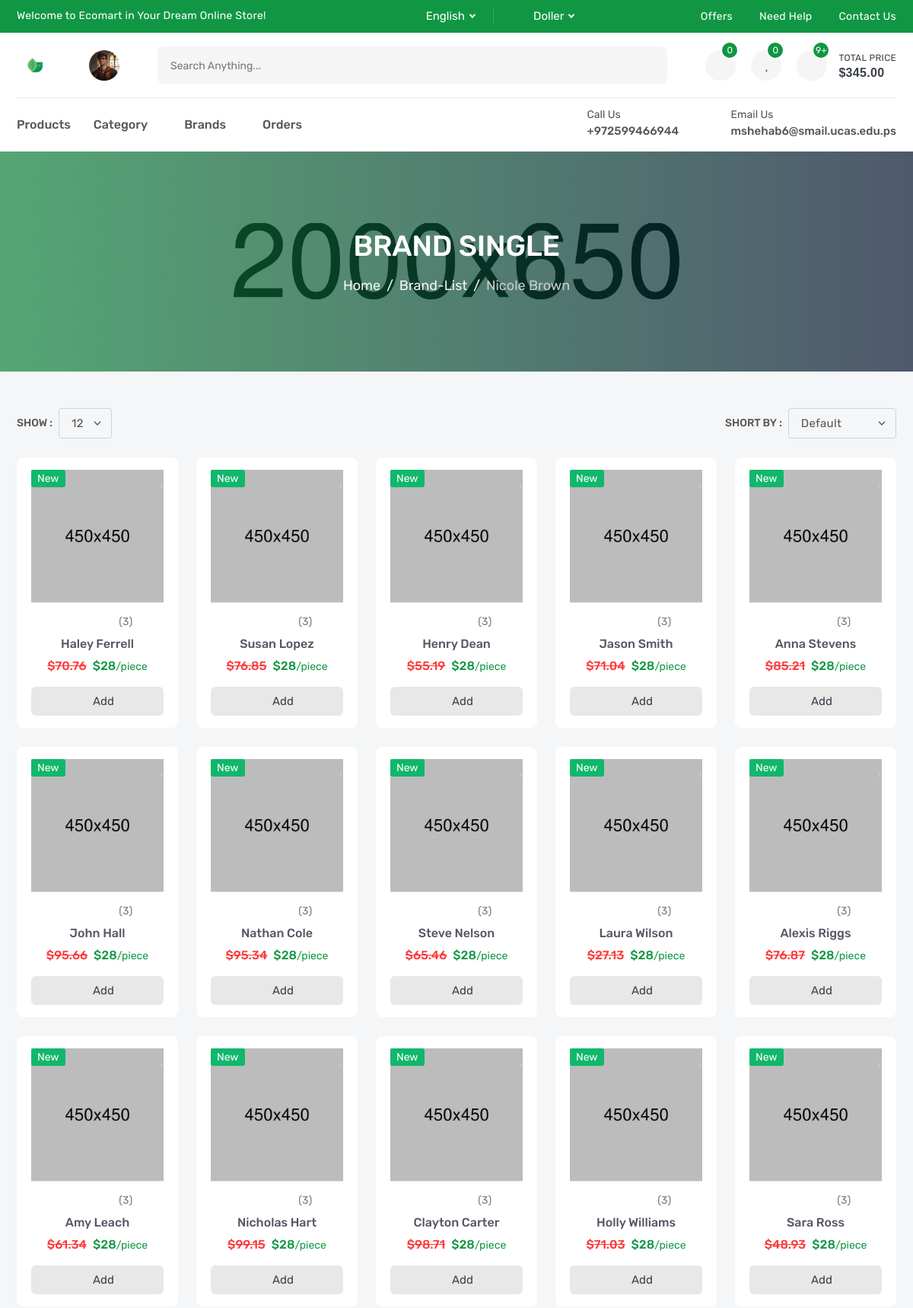
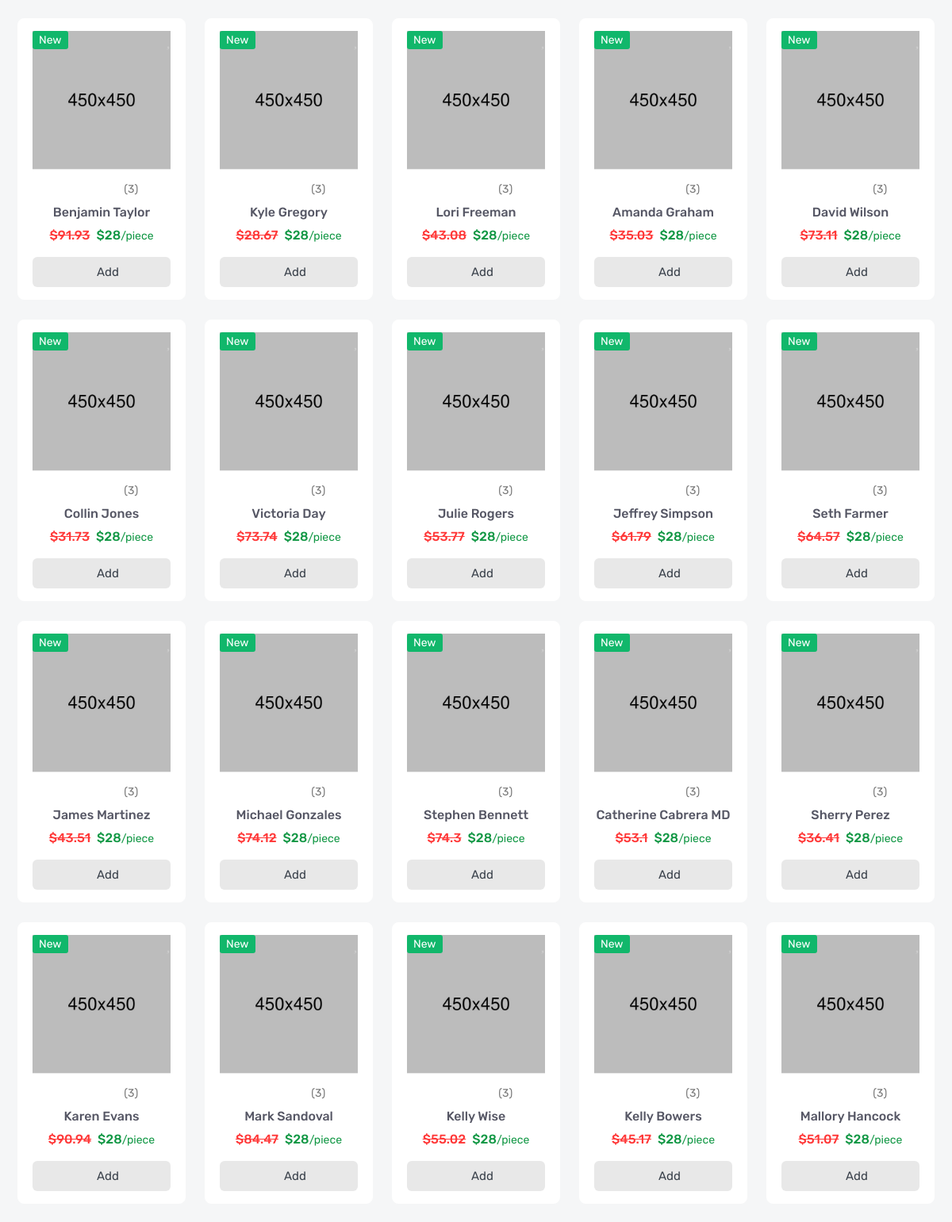
The app's page /products/brand/nicole-brown (signed in, upper part) with its own data (2 pictures, top to bottom).
### settings/models.py (models this page shows, shortened)
class Company(models.Model):
    name = models.CharField(_("Name"), max_length=50)
    logo = models.ImageField(_("Logo"), upload_to='company/')
    about = models.CharField(_("About"), max_length=300)
    fb_link = models.URLField(_("Facebook Link"), blank=True, null=True)
    tw_link = models.URLField(_("Twitter Link"), blank=True, null=True)
    ins_link = models.URLField(_("Instagram Link"), blank=True, null=True)
    email = models.EmailField(_("Email"), max_length=30)
    phone_number = models.CharField(_("Phone Number"), max_length=20)
    address = models.CharField(_("Address"), max_length=100)

### accounts/models.py (models this page shows, shortened)
class Profile(models.Model):
    user = models.OneToOneField(User, related_name='Profile', on_delete= models.CASCADE)
    image = models.ImageField(upload_to='profile/', null=True, blank=True)
    code = models.CharField(default=generate_code, max_length=8)
    code_used = models.BooleanField(default=False)

### products/models.py (models this page shows, shortened)
class Brand(models.Model):
    name = models.CharField(_("Name"), max_length=50)
    image = models.ImageField(_("Image"), upload_to='brand/')
    slug = models.SlugField(_("Slug"), null=True, blank= True)
    def __str__(self):
        return self.name

class Product(models.Model):
    name = models.CharField(_("Name"), max_length=100)
    sku = models.IntegerField(_("SKU"))
    brand = models.ForeignKey('Brand', related_name='product_brand', verbose_name=_("Brand"), on_delete=models.SET_NULL, null=True, blank= True)
    price = models.FloatField(_("Price"))
    desc = models.TextField(_("Desc"), max_length=10000)
    tags = TaggableManager(blank=True)
    flag = models.CharField(_("Flag"), max_length=10, choices=FLAG_TYPE)
    category = models.ForeignKey('Category', related_name='product_category', verbose_name=_("Category"), on_delete=models.SET_NULL, null=True, blank= True)
    slug = models.SlugField(_("Slug"), null=True, blank= True)
    image = models.ImageField(_("Image"), upload_to='Product/')
    quantity = models.IntegerField(_("Quantity"), default=0)
    video_url = models.URLField(_("VideoUrl"), null=True, blank= True)
    objects = ProductManager()
    def __str__(self):
       return self.name

### products/views.py (the view)
# urls.py: path('brand/<slug:slug>',BrandDetail.as_view(),name='brand_detail'),
class BrandDetail(DetailView):
    model = Brand
    def get_context_data(self, **kwargs):
        context = super().get_context_data(**kwargs)
        brand = self.get_object()
        context["brand_products"] = Product.objects.filter(brand = brand)
        return context

### accounts/user_context_processor.py (called while the page is built)
def get_user(request):
    profile = Profile.objects.get(user = request.user)
    return {'profile':profile}

### orders/cart_context_processor.py (called while the page is built)
def get_or_create_cart(request):
    if request.user.is_authenticated:
        cart, created = CartOrder.objects.get_or_create(user=request.user, order_status='Inprogress')
        cart_details = CartDetail.objects.filter(order=cart.id)
        return {'cart':cart, 'cart_details':cart_details }

### orders/models.py (called while the page is built)
    def get_total(self):
        total = 0
        cart_details = self.cart_detail.all()
        for product in cart_details:
            total += product.total
        return total

### products/models.py (called while the page is built)
    def get_queryset(self):
        return ProductQueryset(self.model, using=self._db)

### products/products_context_processor.py (called while the page is built)
def get_brands(request):
    brands = Brand.objects.all()
    return {'c_brands':brands}

### products/templates/products/brand_detail.html (shortened to what this page needs)
{% extends 'base.html' %}
{% block body %}
        <section class="single-banner" style="background: url(images/single-banner.jpg) no-repeat center;">
            <div class="container">
                <h2>Brand Single</h2>
                <ol class="breadcrumb">
                    <li class="breadcrumb-item"><a href="index.html">Home</a></li>
                    <li class="breadcrumb-item"><a href="brand-list.html">brand-list</a></li>
                    <li class="breadcrumb-item active" aria-current="page">{{brand}}</li>
                </ol>
            </div>
        </section>
        <section class="inner-section shop-part mt-5">
            <div class="container">
                <div class="row">
                    <div class="col-lg-12">
                        <div class="top-filter">
                            <div class="filter-show">
                                <label class="filter-label">Show :</label>
                                <select class="form-select filter-select">
                                    <option value="1">12</option>
                                </select>
                            </div>
                            <div class="filter-short">
                                <label class="filter-label">Short by :</label>
                                <select class="form-select filter-select">
                                    <option selected>default</option>
                                </select>
                            </div>
                        </div>
                    </div>
                </div>
                <div class="row row-cols-2 row-cols-md-3 row-cols-lg-3 row-cols-xl-5">
                    {% for product in brand_products %}
                    <div class="col">
                        <div class="product-card">
                            <div class="product-media">
                                <div class="product-label">
                                    <label class="label-text new">new</label>
                                </div>
                                <button class="product-wish wish">
                                    <i class="fas fa-heart"></i>
                                </button>
                                <a class="product-image" href="product-video.html">
                                    <img src="images/product/01.jpg" alt="product">
                                </a>
                            </div>
                            <div class="product-content">
                                <div class="product-rating">
                                    <i class="active icofont-star"></i>
                                    <i class="active icofont-star"></i>
                                    <i class="active icofont-star"></i>
                                    <i class="active icofont-star"></i>
                                    <i class="icofont-star"></i>
                                    <a href="product-video.html">(3)</a>
                                </div>
                                <h6 class="product-name">
                                    <a href="product-video.html">{{product.name}}</a>
                                </h6>
                                <h6 class="product-price">
                                    <del>${{product.price}}</del>
                                    <span>$28<small>/piece</small></span>
                                </h6>
                                <button class="product-add" title="Add to Cart">
                                    <i class="fas fa-shopping-basket"></i>
                                    <span>add</span>
                                </button>
                            </div>
                        </div>
                    </div>
                    {% endfor %}
                </div>
            </div>
        </section>
{% endblock body %}

### templates/base.html (shortened to what this page needs)
{% load static %}
<!DOCTYPE html>
<html lang="en">
    <head>
        <link rel="stylesheet" href=" {% static 'fonts/flaticon/flaticon.css' %}">
        <link rel="stylesheet" href=" {% static 'fonts/icofont/icofont.min.css' %}">
        <link rel="stylesheet" href="{% static 'fonts/fontawesome/fontawesome.min.css' %}">
        <link rel="stylesheet" href="{% static 'vendor/venobox/venobox.min.css' %}">
        <link rel="stylesheet" href="{% static 'vendor/slickslider/slick.min.css' %}">
        <link rel="stylesheet" href="{% static 'vendor/niceselect/nice-select.min.css' %}">
        <link rel="stylesheet" href="{% static 'vendor/bootstrap/bootstrap.min.css' %}">
        <link rel="stylesheet" href="{% static 'css/main.css' %}">
        {% block static %}
            <link rel="stylesheet" href="{% static 'css/index.css' %}">
        {% endblock static %}
    </head>
    <body>
        <div class="header-top">
            <div class="container">
                <div class="row">
                    <div class="col-md-12 col-lg-5">
                        <div class="header-top-welcome">
                            <p>Welcome to Ecomart in Your Dream Online Store!</p>
                        </div>
                    </div>
                    <div class="col-md-5 col-lg-3">
                        <div class="header-top-select">
                            <div class="header-select">
                                <i class="icofont-world"></i>
                            </div>
                            <div class="header-select">
                                <i class="icofont-money"></i>
                            </div>
                        </div>
                    </div>
                    <div class="col-md-7 col-lg-4">
                        <ul class="header-top-list">
                            <li><a href="offer.html">offers</a></li>
                            <li><a href="faq.html">need help</a></li>
                            <li><a href="contact.html">contact us</a></li>
                        </ul>
                    </div>
                </div>
            </div>
        </div>
        <header class="header-part">
            <div class="container">
                <div class="header-content">
                    <a href="/" class="header-logo">
                        <img src="{{site_info.logo.url}}" alt="logo">
                    </a>
                        {% if user.is_authenticated %}
                            <a href="{% url 'accounts:profile' %}" class="header-widget" title="My Account">
                                <img src="{{profile.image.url}}" alt="user">
                            </a>
                        {% else %}
                            <a href="{% url 'login' %}" class="header-widget" title="My Account">
                                <span>join</span>
                            </a>
                        {% endif %}
                    <form class="header-form">
                        <input type="text" placeholder="Search anything...">
                        <button><i class="fas fa-search"></i></button>
                    </form>
                    <div class="header-widget-group">
                        <a href="compare.html" class="header-widget" title="Compare List">
                            <i class="fas fa-random"></i>
                            <sup>0</sup>
                        </a>
                        <a href="wishlist.html" class="header-widget" title="Wishlist">
                            <i class="fas fa-heart"></i>
                            <sup>0</sup>
                        </a>
                        <button class="header-widget header-cart" title="Cartlist">
                            <i class="fas fa-shopping-basket"></i>
                            <sup>9+</sup>
                            <span>total price<small>$345.00</small></span>
                        </button>
                    </div>
                </div>
            </div>
        </header>
        <nav class="navbar-part">
            <div class="container">
                <div class="row">
                    <div class="col-lg-12">
                        <div class="navbar-content">
                            <ul class="navbar-list">
                                <li class="navbar-item dropdown-megamenu">
                                    <a class="navbar-link" href="{% url 'products:product_list' %}">products</a>
                                </li>
                                <li class="navbar-item dropdown-megamenu">
                                    <a class="navbar-link dropdown-arrow" href="#">category</a>
                                </li>
                                <li class="navbar-item dropdown">
                                    <a class="navbar-link dropdown-arrow" href="#">brands</a>
                                </li>
                                <li class="navbar-item dropdown">
                                    <a class="navbar-link" href="{% url 'orders:order_list' %}">orders</a>
                                </li>
                            </ul>
                            <div class="navbar-info-group">
                                <div class="navbar-info">
                                    <i class="icofont-ui-touch-phone"></i>
                                    <p>
                                        <small>call us</small>
                                        <span>{{site_info.phone_number}}</span>
                                    </p>
                                </div>
                                <div class="navbar-info">
                                    <i class="icofont-ui-email"></i>
                                    <p>
                                        <small>email us</small>
                                        <span>{{site_info.email}}</span>
                                    </p>
                                </div>
                            </div>
                        </div>
                    </div>
                </div>
            </div>
        </nav>
        {% block body %}
        {% endblock body %}
    </body>
</html>

### records on screen
Company: logo (picture), phone_number "+972599466944", email "mshehab6@smail.ucas.edu.ps"
Profile: image (placeholder picture)
Brand: name "Nicole Brown"
Product: name "Haley Ferrell", price "70.76"
Product: name "Susan Lopez", price "76.85"
Product: name "Henry Dean", price "55.19"
Product: name "Jason Smith", price "71.04"
Product: name "Anna Stevens", price "85.21"
Product: name "John Hall", price "95.66"
Product: name "Nathan Cole", price "95.34"
Product: name "Steve Nelson", price "65.46"
Product: name "Laura Wilson", price "27.13"
Product: name "Alexis Riggs", price "76.87"
Product: name "Amy Leach", price "61.34"
Product: name "Nicholas Hart", price "99.15"
Product: name "Clayton Carter", price "98.71"
Product: name "Holly Williams", price "71.03"
Product: name "Sara Ross", price "48.93"
Product: name "Benjamin Taylor", price "91.93"
Product: name "Kyle Gregory", price "28.67"
Product: name "Lori Freeman", price "43.08"
Product: name "Amanda Graham", price "35.03"
Product: name "David Wilson", price "73.11"
Product: name "Collin Jones", price "31.73"
Product: name "Victoria Day", price "73.74"
Product: name "Julie Rogers", price "53.77"
Product: name "Jeffrey Simpson", price "61.79"
Product: name "Seth Farmer", price "64.57"
Product: name "James Martinez", price "43.51"
Product: name "Michael Gonzales", price "74.12"
Product: name "Stephen Bennett", price "74.3"
Product: name "Catherine Cabrera MD", price "53.1"
Product: name "Sherry Perez", price "36.41"
Product: name "Karen Evans", price "90.94"
Product: name "Mark Sandoval", price "84.47"
Product: name "Kelly Wise", price "55.02"
Product: name "Kelly Bowers", price "45.17"
Product: name "Mallory Hancock", price "51.07"
